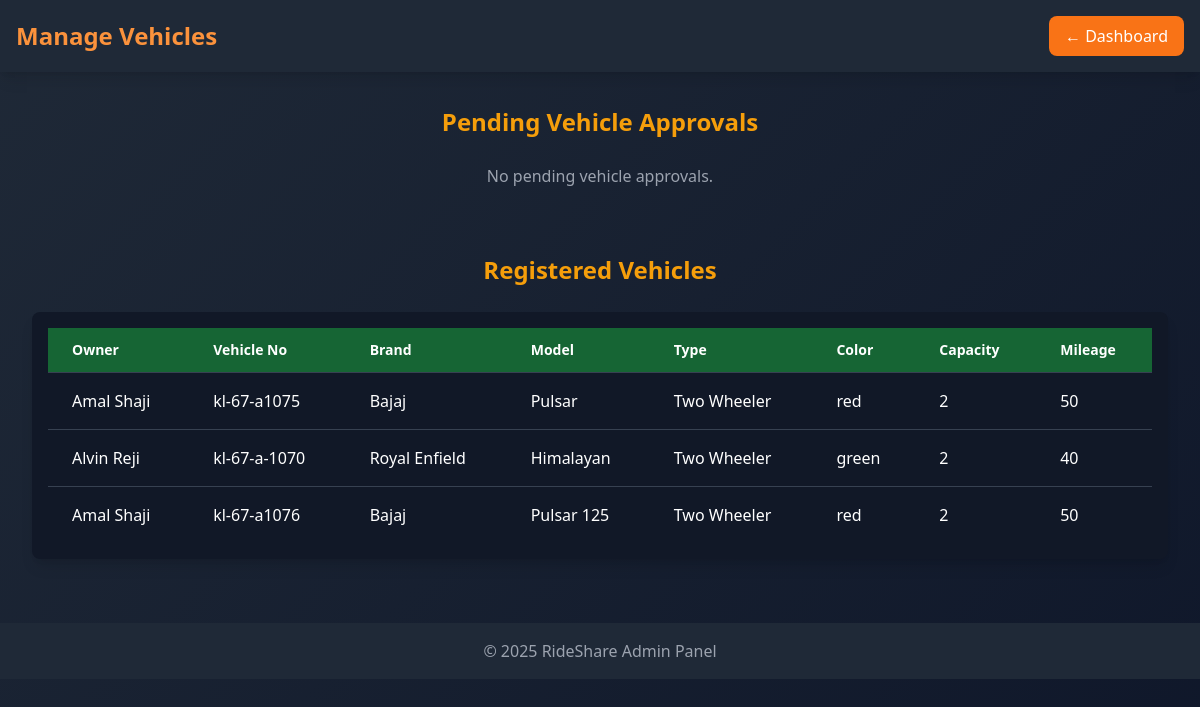
The page /manage_vehicles on the database its author committed.
### home/models.py (models this page shows, shortened)
class Vehicle(models.Model):
    owner = models.ForeignKey(User, on_delete=models.CASCADE, related_name="vehicles")
    vehicle_number = models.CharField(max_length=20, unique=True)
    brand = models.CharField(max_length=50)
    model = models.CharField(max_length=50)
    color = models.CharField(max_length=30, blank=True, null=True)
    capacity = models.PositiveIntegerField(help_text="Number of passengers the vehicle can carry", default=4)
    vehicle_type = models.CharField(max_length=20)
    mileage = models.IntegerField(null=True)
    segment = models.CharField(null=True)
    created_at = models.DateTimeField(auto_now_add=True)
    vehicle_approval = models.CharField(default='pending')

class User(AbstractUser):
    mobile = models.CharField(max_length=15,null=True, blank=True)
    address = models.CharField(max_length=200,null=True, blank=True)
    email = models.EmailField(null=True, blank=True, unique=True)
    gender = models.CharField(
        null=True, max_length=20,
        choices=[
            ('male', 'Male'),
            ('female', 'Female'),
            ('other','Others')
        ]
    )
    role = models.CharField(max_length= 20, null=True)
    rating = models.FloatField(default=0.0)
    profile_created=models.DateField(auto_now=True)
    preferences = models.JSONField(default=dict)
    is_blocked = models.CharField(default='no')

### home/views.py (the view)
# urls.py: path("manage_vehicles", home.views.manage_vehicles, name="manage_vehicles"),
def manage_vehicles(request):
    pending_vehicles = Vehicle.objects.filter(vehicle_approval='pending')
    approved_vehicles = Vehicle.objects.filter(vehicle_approval='approved')
    return render(request, 'manage_vehicles.html', {
        'pending_vehicles': pending_vehicles,
        'approved_vehicles': approved_vehicles
    })

### templates/manage_vehicles.html (shortened to what this page needs)
{% load static %}
<!DOCTYPE html>
<html lang="en">
<head>
  <script src="https://cdn.tailwindcss.com"></script>
</head>
<body class="text-white font-sans min-h-screen">
<header class="bg-gray-800 p-4 shadow-lg">
  <div class="max-w-7xl mx-auto flex justify-between items-center">
    <h1 class="text-2xl font-bold text-orange-400">Manage Vehicles</h1>
    <a href="{% url 'admin_home' %}" class="px-4 py-2 bg-orange-500 rounded-lg hover:bg-orange-600">← Dashboard</a>
  </div>
</header>
<main class="max-w-7xl mx-auto p-8 space-y-16">
  <section>
    <h2 class="section-title">Pending Vehicle Approvals</h2>
    {% if pending_vehicles %}
    <div class="overflow-x-auto bg-gray-900 rounded-lg shadow-lg p-4">
      <table class="min-w-full divide-y divide-gray-700">
        <thead class="bg-gray-800">
          <tr>
            <th class="px-6 py-3 text-left text-sm font-semibold text-white">Owner</th>
            <th class="px-6 py-3 text-left text-sm font-semibold text-white">Vehicle No</th>
            <th class="px-6 py-3 text-left text-sm font-semibold text-white">Brand</th>
            <th class="px-6 py-3 text-left text-sm font-semibold text-white">Model</th>
            <th class="px-6 py-3 text-left text-sm font-semibold text-white">Type</th>
            <th class="px-6 py-3 text-left text-sm font-semibold text-white">Capacity</th>
            <th class="px-6 py-3 text-left text-sm font-semibold text-white">Status</th>
            <th class="px-6 py-3 text-center text-sm font-semibold text-white">Actions</th>
          </tr>
        </thead>
        <tbody class="divide-y divide-gray-700">
          {% for vehicle in pending_vehicles %}
          <tr class="hover:bg-gray-800">
            <td class="px-6 py-4">{{ vehicle.owner.first_name }} {{ vehicle.owner.last_name }}</td>
            <td class="px-6 py-4">{{ vehicle.vehicle_number }}</td>
            <td class="px-6 py-4">{{ vehicle.brand }}</td>
            <td class="px-6 py-4">{{ vehicle.model }}</td>
            <td class="px-6 py-4">{{ vehicle.vehicle_type }}</td>
            <td class="px-6 py-4">{{ vehicle.capacity }}</td>
            <td class="px-6 py-4">
              <span class="px-2 py-1 bg-yellow-600 rounded-full text-sm">Pending</span>
            </td>
            <td class="px-6 py-4 text-center flex justify-center">
              <form method="post" action="{% url 'approve_vehicle' vehicle.id %}">
                {% csrf_token %}
                <button type="submit" class="approve-btn px-4 py-2 rounded-lg text-sm">Approve</button>
              </form>
              <form method="post" action="{% url 'reject_vehicle' vehicle.id %}" onsubmit="return confirmReject(event)">
                {% csrf_token %}
                <button type="submit" class="reject-btn px-4 py-2 rounded-lg text-sm">Reject</button>
              </form>
            </td>
          </tr>
          {% endfor %}
        </tbody>
      </table>
    </div>
    {% else %}
    <p class="text-center text-gray-400">No pending vehicle approvals.</p>
    {% endif %}
  </section>
  <section>
    <h2 class="section-title">Registered Vehicles</h2>
    {% if approved_vehicles %}
    <div class="overflow-x-auto bg-gray-900 rounded-lg shadow-lg p-4">
      <table class="min-w-full divide-y divide-gray-700">
        <thead class="bg-green-800">
          <tr>
            <th class="px-6 py-3 text-left text-sm font-semibold text-white">Owner</th>
            <th class="px-6 py-3 text-left text-sm font-semibold text-white">Vehicle No</th>
            <th class="px-6 py-3 text-left text-sm font-semibold text-white">Brand</th>
            <th class="px-6 py-3 text-left text-sm font-semibold text-white">Model</th>
            <th class="px-6 py-3 text-left text-sm font-semibold text-white">Type</th>
            <th class="px-6 py-3 text-left text-sm font-semibold text-white">Color</th>
            <th class="px-6 py-3 text-left text-sm font-semibold text-white">Capacity</th>
            <th class="px-6 py-3 text-left text-sm font-semibold text-white">Mileage</th>
          </tr>
        </thead>
        <tbody class="divide-y divide-gray-700">
          {% for vehicle in approved_vehicles %}
          <tr class="hover:bg-gray-800">
            <td class="px-6 py-4">{{ vehicle.owner.first_name }} {{ vehicle.owner.last_name }}</td>
            <td class="px-6 py-4">{{ vehicle.vehicle_number }}</td>
            <td class="px-6 py-4">{{ vehicle.brand }}</td>
            <td class="px-6 py-4">{{ vehicle.model }}</td>
            <td class="px-6 py-4">{{ vehicle.vehicle_type }}</td>
            <td class="px-6 py-4">{{ vehicle.color|default:"—" }}</td>
            <td class="px-6 py-4">{{ vehicle.capacity }}</td>
            <td class="px-6 py-4">{{ vehicle.mileage|default:"—" }}</td>
          </tr>
          {% endfor %}
        </tbody>
      </table>
    </div>
    {% else %}
    <p class="text-center text-gray-400">No registered vehicles found.</p>
    {% endif %}
  </section>
</main>
<footer class="bg-gray-800 text-gray-400 text-center p-4 mt-8">
  © 2025 RideShare Admin Panel
</footer>
</body>
</html>

### templates/manage_vehicles.html (style rules this page uses)
body { background: linear-gradient(135deg, #1f2937, #0f172a); }
.section-title { font-size: 1.5rem; font-weight: bold; color: #f59e0b; margin-bottom: 1.5rem; text-align: center; }

### rows shown on the page
Vehicle: owner.first_name "Amal", owner.last_name "Shaji", vehicle_number "kl-67-a1075", brand "Bajaj", model "Pulsar", vehicle_type "Two Wheeler", color "red", capacity "2", mileage "50"
Vehicle: owner.first_name "Alvin", owner.last_name "Reji", vehicle_number "kl-67-a-1070", brand "Royal Enfield", model "Himalayan", vehicle_type "Two Wheeler", color "green", capacity "2", mileage "40"
Vehicle: owner.first_name "Amal", owner.last_name "Shaji", vehicle_number "kl-67-a1076", brand "Bajaj", model "Pulsar 125", vehicle_type "Two Wheeler", color "red", capacity "2", mileage "50"
